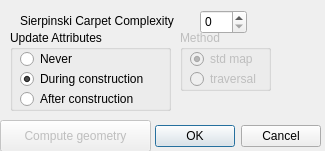
<?xml version="1.0" encoding="UTF-8"?>
<ui version="4.0">
 <class>createSierpinskiCarpet</class>
 <widget class="QDialog" name="createSierpinskiCarpet">
  <property name="geometry">
   <rect>
    <x>0</x>
    <y>0</y>
    <width>325</width>
    <height>151</height>
   </rect>
  </property>
  <property name="windowTitle">
   <string>Dialog</string>
  </property>
  <widget class="QDialogButtonBox" name="buttonBox">
   <property name="geometry">
    <rect>
     <x>150</x>
     <y>120</y>
     <width>171</width>
     <height>32</height>
    </rect>
   </property>
   <property name="orientation">
    <enum>Qt::Horizontal</enum>
   </property>
   <property name="standardButtons">
    <set>QDialogButtonBox::Cancel|QDialogButtonBox::Ok</set>
   </property>
  </widget>
  <widget class="QLabel" name="label">
   <property name="geometry">
    <rect>
     <x>20</x>
     <y>13</y>
     <width>181</width>
     <height>16</height>
    </rect>
   </property>
   <property name="text">
    <string>Sierpinski Carpet Complexity</string>
   </property>
  </widget>
  <widget class="QSpinBox" name="level">
   <property name="geometry">
    <rect>
     <x>200</x>
     <y>10</y>
     <width>47</width>
     <height>24</height>
    </rect>
   </property>
  </widget>
  <widget class="QGroupBox" name="groupBox1">
   <property name="geometry">
    <rect>
     <x>10</x>
     <y>30</y>
     <width>161</width>
     <height>81</height>
    </rect>
   </property>
   <property name="title">
    <string>Update Attributes</string>
   </property>
   <widget class="QRadioButton" name="never">
    <property name="geometry">
     <rect>
      <x>10</x>
      <y>20</y>
      <width>97</width>
      <height>18</height>
     </rect>
    </property>
    <property name="text">
     <string>Never</string>
    </property>
   </widget>
   <widget class="QRadioButton" name="during">
    <property name="geometry">
     <rect>
      <x>10</x>
      <y>40</y>
      <width>141</width>
      <height>18</height>
     </rect>
    </property>
    <property name="text">
     <string>During construction</string>
    </property>
    <property name="checked">
     <bool>true</bool>
    </property>
   </widget>
   <widget class="QRadioButton" name="after">
    <property name="geometry">
     <rect>
      <x>10</x>
      <y>60</y>
      <width>141</width>
      <height>18</height>
     </rect>
    </property>
    <property name="text">
     <string>After construction</string>
    </property>
   </widget>
  </widget>
  <widget class="QGroupBox" name="groupBox2">
   <property name="enabled">
    <bool>false</bool>
   </property>
   <property name="geometry">
    <rect>
     <x>180</x>
     <y>30</y>
     <width>91</width>
     <height>61</height>
    </rect>
   </property>
   <property name="title">
    <string>Method</string>
   </property>
   <property name="checkable">
    <bool>false</bool>
   </property>
   <widget class="QRadioButton" name="stdmap">
    <property name="geometry">
     <rect>
      <x>10</x>
      <y>20</y>
      <width>81</width>
      <height>18</height>
     </rect>
    </property>
    <property name="text">
     <string>std map</string>
    </property>
    <property name="checked">
     <bool>true</bool>
    </property>
   </widget>
   <widget class="QRadioButton" name="traversal">
    <property name="geometry">
     <rect>
      <x>10</x>
      <y>40</y>
      <width>81</width>
      <height>18</height>
     </rect>
    </property>
    <property name="text">
     <string>traversal</string>
    </property>
   </widget>
  </widget>
  <widget class="QPushButton" name="computeGeometry">
   <property name="enabled">
    <bool>false</bool>
   </property>
   <property name="geometry">
    <rect>
     <x>0</x>
     <y>120</y>
     <width>151</width>
     <height>32</height>
    </rect>
   </property>
   <property name="text">
    <string>Compute geometry</string>
   </property>
  </widget>
 </widget>
 <resources/>
 <connections>
  <connection>
   <sender>buttonBox</sender>
   <signal>accepted()</signal>
   <receiver>createSierpinskiCarpet</receiver>
   <slot>accept()</slot>
   <hints>
    <hint type="sourcelabel">
     <x>248</x>
     <y>254</y>
    </hint>
    <hint type="destinationlabel">
     <x>157</x>
     <y>274</y>
    </hint>
   </hints>
  </connection>
  <connection>
   <sender>buttonBox</sender>
   <signal>rejected()</signal>
   <receiver>createSierpinskiCarpet</receiver>
   <slot>reject()</slot>
   <hints>
    <hint type="sourcelabel">
     <x>316</x>
     <y>260</y>
    </hint>
    <hint type="destinationlabel">
     <x>286</x>
     <y>274</y>
    </hint>
   </hints>
  </connection>
 </connections>
</ui>
